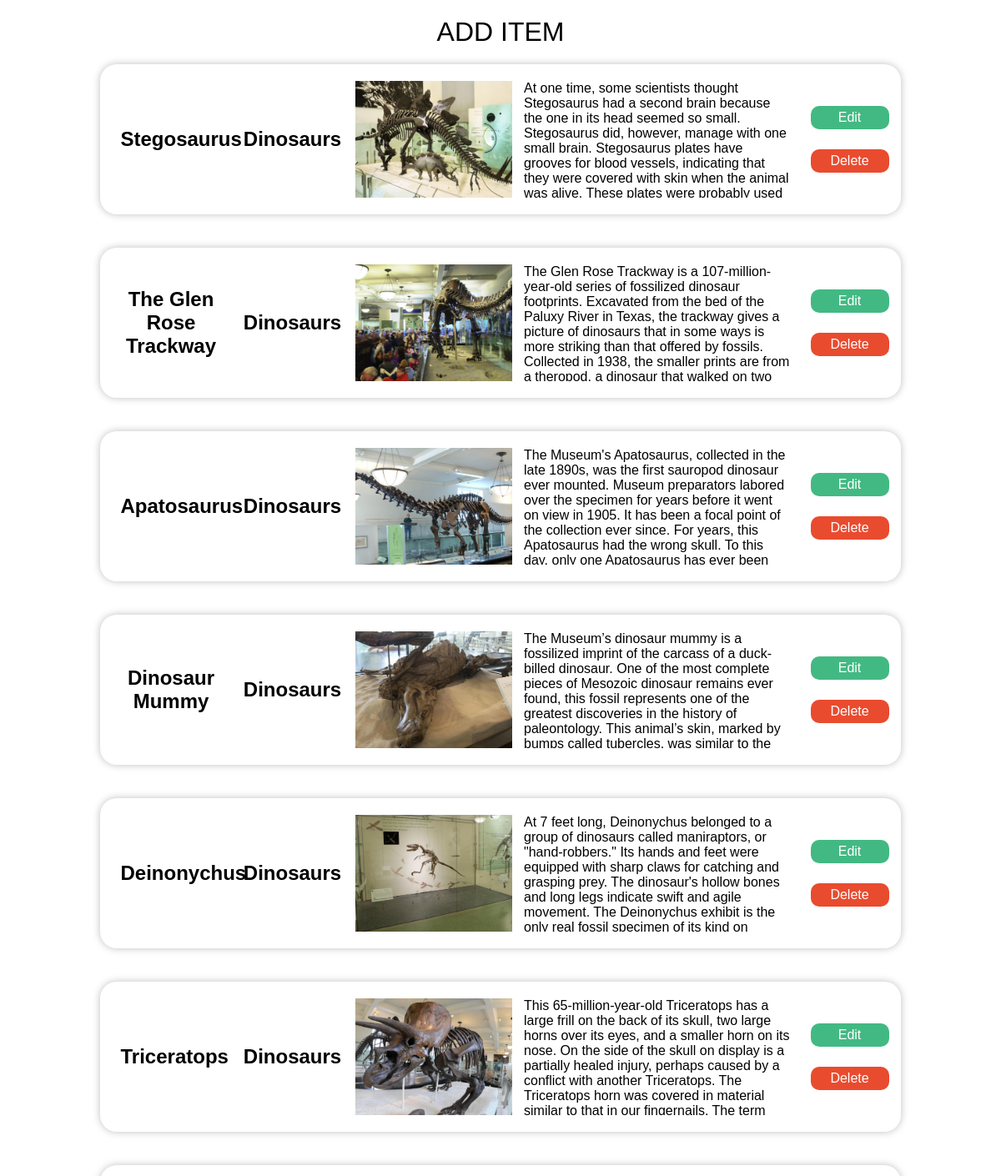
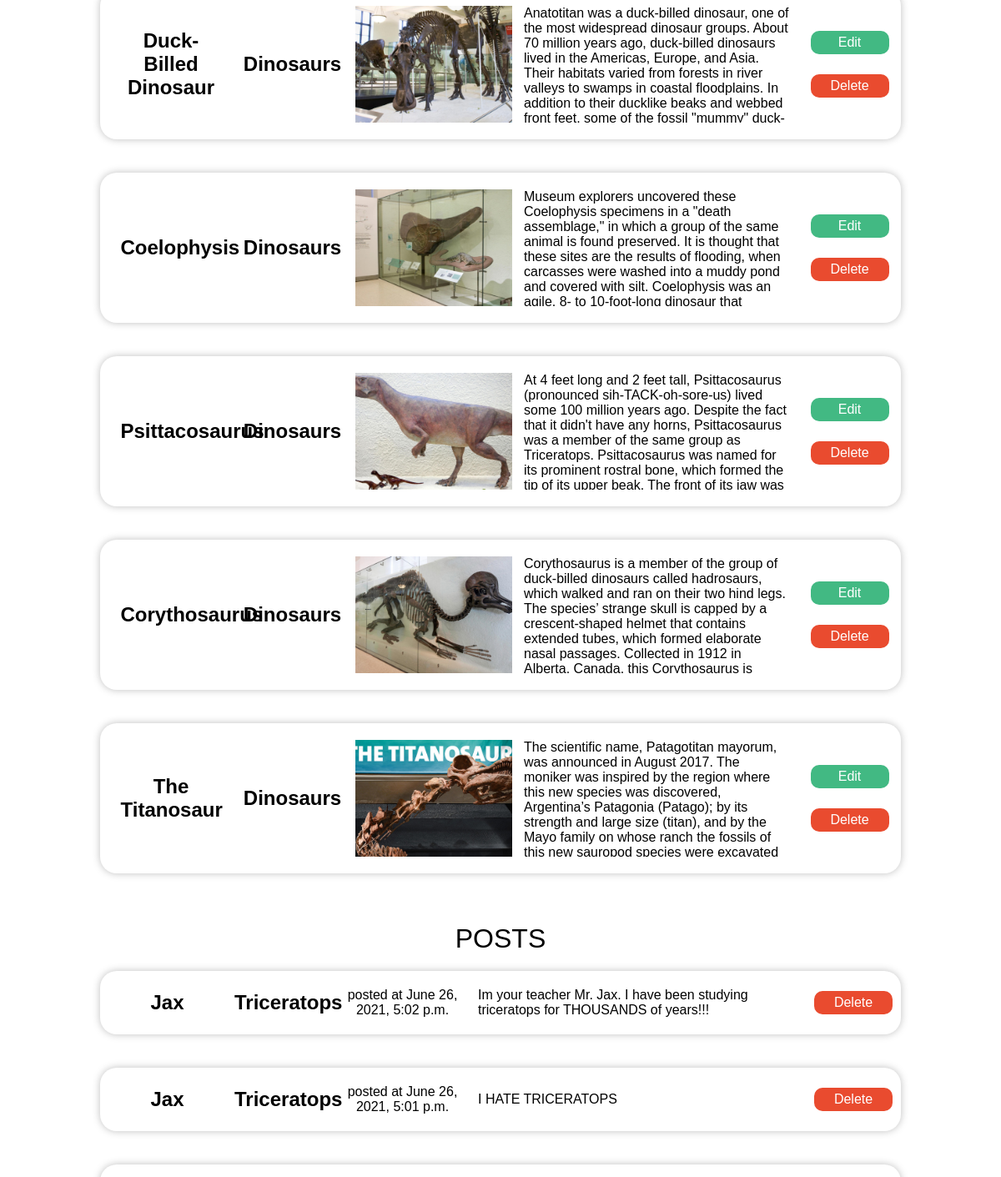
Page /user-admin (signed in, upper part) on the earlier database version (2 pictures, top to bottom).
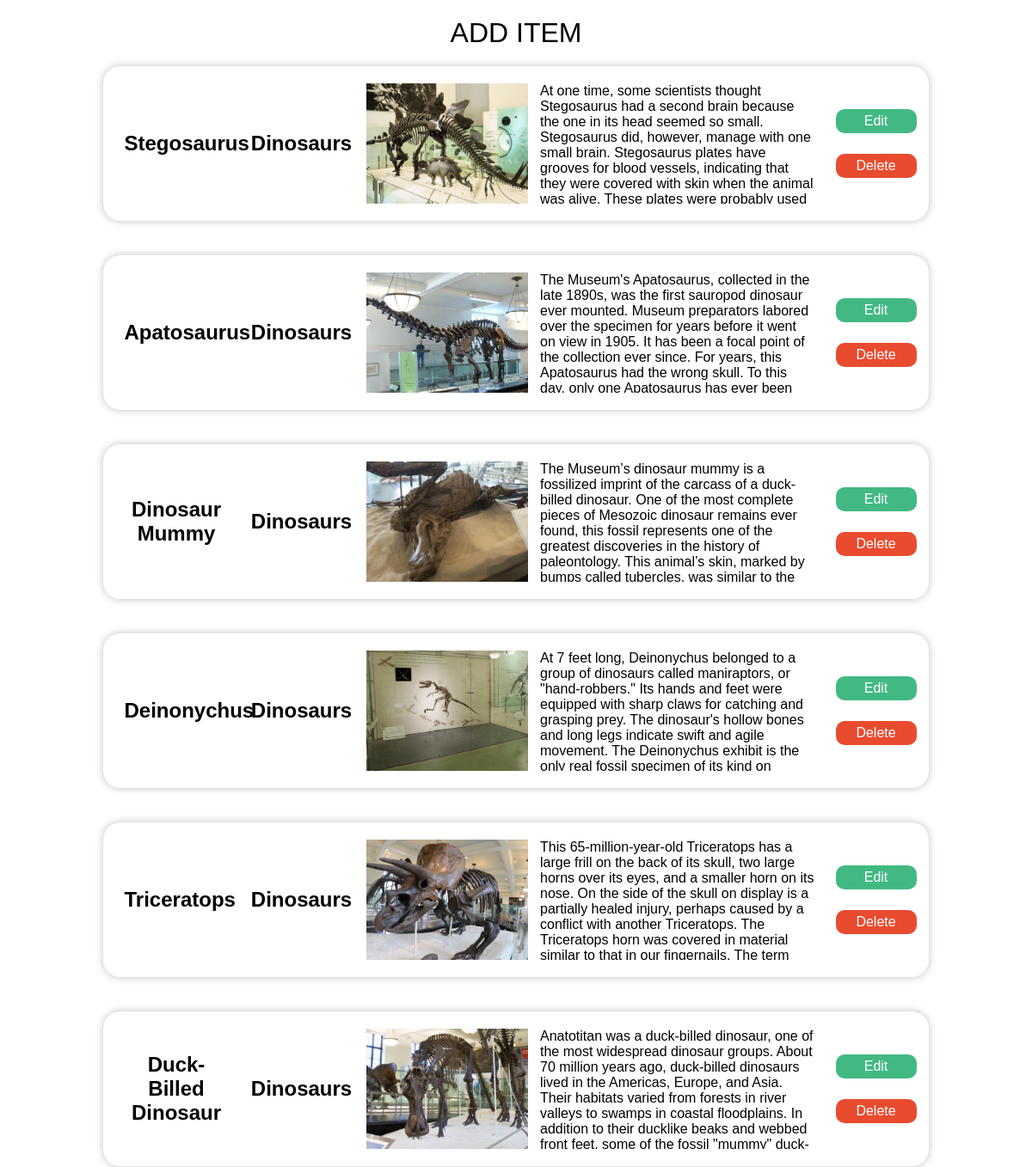
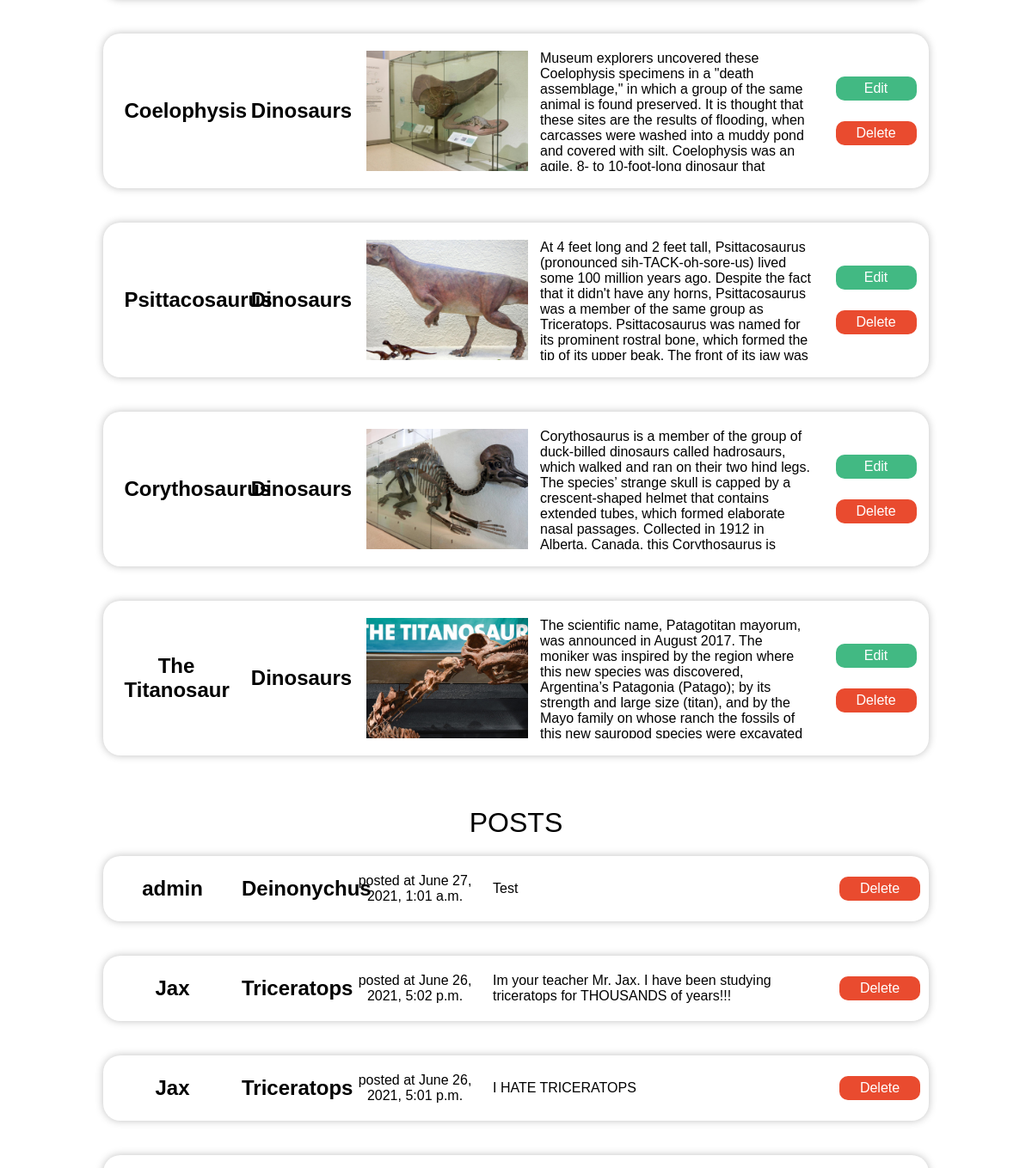
Same page on the later database version (2 pictures, top to bottom).
### backend/models.py (models this page shows, shortened)
class Item(models.Model):
    name = models.CharField(max_length=200)
    category = models.CharField(max_length=200, default="Dinosaurs")
    description = models.CharField(max_length=5000)
    description = models.TextField()
    img_url = models.URLField(null=True, blank=True)
    img = models.ImageField(null=True, upload_to='images/')

class DiscussionPost(models.Model):
    item = models.ForeignKey(Item, on_delete=models.CASCADE)
    user = models.ForeignKey(User, on_delete=models.CASCADE)
    time = models.DateTimeField(auto_now=True)
    post = models.TextField(null=True, blank=True)
    class Meta:
        ordering = ['-time']

class User(models.Model):
    username = models.CharField(max_length=64, unique=True)
    password = models.CharField(max_length=64)
    name = models.CharField(max_length=64)
    items = models.ManyToManyField(Item, blank=True)

### backend/views.py (the view)
# urls.py: path('user-admin', views.user_admin, name='user-admin'),
def user_admin(request):
    try:
        if request.session["username"] != 'admin':
            return render(request, 'index.html')
        if request.method == 'GET':
            items = Item.objects.all()
            dps = DiscussionPost.objects.all()
            courses = Course.objects.all()
            print('error')
            return render(request, 'admin_panel.html', {
                "items": items, "dps": dps, "courses": courses
                })
    except:
        print('error')
        return render(request, 'index.html')

### backend/templates/admin_panel.html (shortened to what this page needs)
<!DOCTYPE html>
<html>
    <head>
        <link rel="stylesheet" href="../static/style.css">
    </head>
    <body>
        <a href='{% url "admin_add_page" %}' class="adding__item--title adding__item--title--click">ADD ITEM</a>
        <section class="admin">
            {% for item in items %}
            <div class="admin__item">
                <h2 class="admin__item--name">{{item.name}}</h2>
                <h2 class="admin__item--category">{{ item.category }}</h2>
                <div class="admin__item--image" style="background-image: url({{ item.img.url }});"></div>
                <div class="admin__item--desc"><p>{{ item.description }}</p></div>
                <div class="admin__item--buttons">
                    <form method="POST" action="{% url 'admin_edit_page' %}" class="admin__item--edit">
                        <button type="submit" >Edit</button>
                    </form>
                    <form method="POST" action="{% url 'admin_delete' %}" class="admin__item--delete">
                        <button type="submit" >Delete</button>
                    </form>
                </div>
            </div>
            <div style="height: 40px;"></div>
            {% endfor %}
        </section>
        <h1 class="adding__item--title">POSTS</h1>
        <section class="admin__posts">
            {% for post in dps %}
            <div class="posts__item">
                <h2 class="posts__item--user">{{ post.user.name }}</h2>
                <h2 class="posts__item--name">{{post.item.name}}</h3>
                <p class="posts__item--time">posted at {{ post.time }}</p>
                <p class="posts__item--text">{{ post.post }}</p>
                <form method="POST" action="{% url 'admin_delete_posts' %}" class="posts__item--delete">
                    <button type="submit">Delete</button>
                </form>
            </div>
            <div style="height: 40px;"></div>
            {% endfor %}
        </section>
    </body>
</html>

Differences in the rows shown:
removed Item: name "The Glen Rose Trackway", category "Dinosaurs", img (picture), description "The Glen Rose Trackway is a 107-million-year-old series of fossilized dinosaur footprints. Excavated from the bed of the Paluxy River in Texas, the trackway gives a picture of dinosaurs that in some ways is more striking than that offered by fossils. Collected in 1938, the smaller prints are from a theropod, a dinosaur that walked on two…"
added DiscussionPost: user.name "admin", item.name "Deinonychus", time "June 27, 2021, 1:01 a.m.", post "Test"
